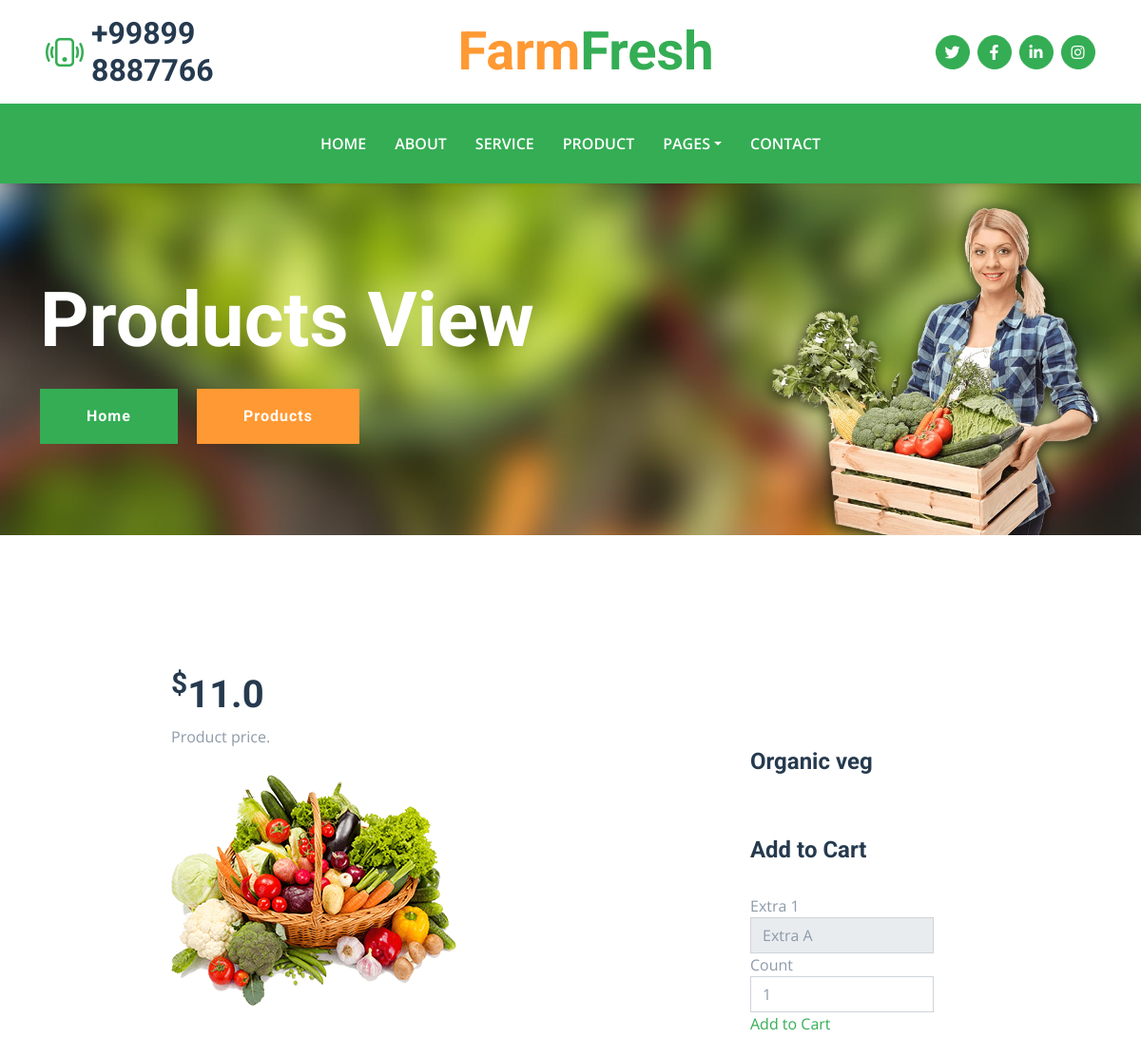
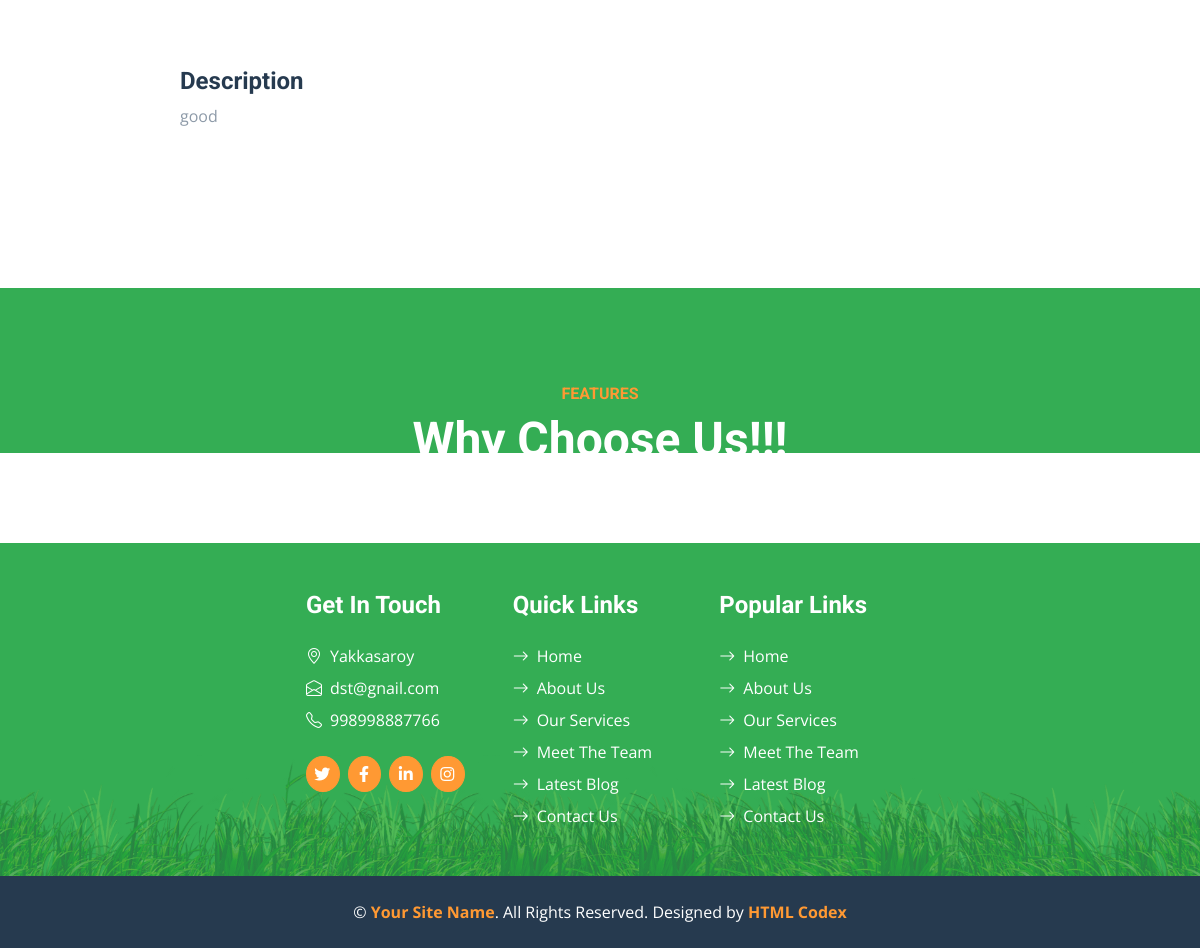
/product-view/1/, run on the app's committed database (2 pictures, top to bottom).
### farmfresh/models.py (models this page shows, shortened)
class Product(models.Model):
    title = models.CharField(max_length=20)
    description = models.CharField(max_length=350)
    price = models.FloatField(default=0)
    product_date = models.DateTimeField()
    update_date = models.DateTimeField(auto_now=True)
    category = models.ForeignKey(Category, on_delete=models.CASCADE)
    image = models.ImageField(upload_to = 'mobile_images')
    class Meta:
        ordering = ['-product_date']

class AboutUs(models.Model):
    adress = models.CharField(max_length=255)
    email = models.EmailField()
    phone_number = models.CharField(max_length=255)
    city = models.ForeignKey(City, on_delete=models.CASCADE)

### farmfresh/views.py (the view)
# urls.py: path('product-view/<int:id>/', ProductView.as_view()),
class ProductView(ListView):
    model=Product
    template_name = 'product_view.html'
    context_object_name = 'product'
    success_url ='/'
    def get_context_data(self, **kwargs):
        context = super(ProductView, self).get_context_data(**kwargs)
        context.update({
            'AboutUs': AboutUs.objects.all(),
            'Feature': Feature.objects.all(),
        })
        return context
    def get_queryset(self):
        return Product.objects.get(id=self.kwargs.get('id'))

### templates/product_view.html (shortened to what this page needs)
{% load static %}
{% load i18n %}
<!DOCTYPE html>
<html lang="en">
<head>
    <link href="https://cdnjs.cloudflare.com/ajax/libs/font-awesome/5.15.0/css/all.min.css" rel="stylesheet">
    <link href="https://cdn.jsdelivr.net/npm/bootstrap-icons@1.4.1/font/bootstrap-icons.css" rel="stylesheet">
    <link href="{% static 'lib/owlcarousel/assets/owl.carousel.min.css' %}" rel="stylesheet">
    <link href="{% static 'css/bootstrap.min.css' %}" rel="stylesheet">
    <link href="{% static 'css/style.css' %}" rel="stylesheet">
</head>
<body>
    <div class="container-fluid px-5 d-none d-lg-block">
        <div class="row gx-5 py-3 align-items-center">
            <div class="col-lg-3">
                <div class="d-flex align-items-center justify-content-start">
                    <i class="bi bi-phone-vibrate fs-1 text-primary me-2"></i>
                    <h2 class="mb-0">+99899 8887766</h2>
                </div>
            </div>
            <div class="col-lg-6">
                <div class="d-flex align-items-center justify-content-center">
                    <a href="index.html" class="navbar-brand ms-lg-5">
                        <h1 class="m-0 display-4 text-primary"><span class="text-secondary">{% trans "Farm" %}</span>{% trans "Fresh"%}</h1>
                    </a>
                </div>
            </div>
            <div class="col-lg-3">
                <div class="d-flex align-items-center justify-content-end">
                    <a class="btn btn-primary btn-square rounded-circle me-2" href="https://www.twitter.com/"><i
                            class="fab fa-twitter"></i></a>
                    <a class="btn btn-primary btn-square rounded-circle me-2" href="https://www.facebook.com/"><i
                            class="fab fa-facebook-f"></i></a>
                    <a class="btn btn-primary btn-square rounded-circle me-2" href="https://www.linkedin.com/"><i
                            class="fab fa-linkedin-in"></i></a>
                    <a class="btn btn-primary btn-square rounded-circle" href="https://www.instagram.com/"><i
                            class="fab fa-instagram"></i></a>
                </div>
            </div>
        </div>
    </div>
    <nav class="navbar navbar-expand-lg bg-primary navbar-dark shadow-sm py-3 py-lg-0 px-3 px-lg-5">
        <div class="collapse navbar-collapse" id="navbarCollapse">
            <div class="navbar-nav mx-auto py-0">
                <a href="{% url 'index' %}" class="nav-item nav-link">{% trans "Home" %}</a>
                <a href="{% url 'about' %}" class="nav-item nav-link">{% trans "About" %}</a>
                <a href="{% url 'service' %}" class="nav-item nav-link">{% trans "Service" %}</a>
                <a href="{% url 'product' %}" class="nav-item nav-link">{% trans "Product" %}</a>
                <div class="nav-item dropdown">
                    <a href="#" class="nav-link dropdown-toggle" data-bs-toggle="dropdown">Pages</a>
                </div>
                <a href="{% url 'contact' %}" class="nav-item nav-link">{% trans "Contact" %}</a>
            </div>
        </div>
    </nav>
    <div class="container-fluid bg-primary py-5 bg-hero mb-5">
        <div class="container py-5">
            <div class="row justify-content-start">
                <div class="col-lg-8 text-center text-lg-start">
                    <h1 class="display-1 text-white mb-md-4">{% trans "Products View" %}</h1>
                    <a href="{%url 'index' %}" class="btn btn-primary py-md-3 px-md-5 me-3">{% trans "Home" %}</a>
                    <a href="{%url 'product' %}" class="btn btn-secondary py-md-3 px-md-5">{% trans "Products" %}</a>
                </div>
            </div>
        </div>
    </div>
    <br>
    <br>
    <br>
    <br>
    <div class="page-heading header-text">
        <div class="page">
            <div class="row">
                <div class="col-md-12">
                    <h1><sup>$</sup>{{product.price}}</h1>
                    <span>
                        Product price.
                    </span>
                </div>
            </div>
        </div>
    </div>
    <div class="services">
        <div class="page">
            <div class="row">
                <div class="col-md-7">
                    <div>
                        <img src="{{product.image.url}}" alt="" class="img-fluid wc-image">
                    </div>
                    <br>
                    <br>
                </div>
                <div class="col-md-5">
                    <div class="sidebar-item recent-posts">
                        <div class="sidebar-heading">
                            <h4>{{product.title}}</h4>
                        </div>
                    </div>
                    <br>
                    <br>
                    <h4>{% trans "Add to Cart" %}</h4>
                    <br>
                    <form action="" method="post">
                        <div class="row">
                            <div class="col-md-6 col-sm-12">
                                <div class="form-group">
                                    <label for="">Extra 1</label>
                                    <select class="form-control">
                                        <option value="0">Extra A</option>
                                    </select>
                                </div>
                            </div>
                        </div>
                        <div class="row">
                            <div class="col-md-6 col-sm-12">
                                <div class="form-group">
                                    <label for="">Count</label>
                                    <input type="text" value="1" required="" class="form-control">
                                </div>
                            </div>
                            <div class="col-lg-12">
                                <div class="form-group">
                                    <a href="#" class="filled-button">Add to Cart</a>
                                </div>
                            </div>
                        </div>
                    </form>
                    <br>
                </div>
            </div>
            <br>
            <h4>Description</h4>
            <p>{{product.description}}</p>
            <br>
            <br>
            <br>
            <br>
        </div>
    </div>
    <div class="container-fluid bg-primary feature py-5 pb-lg-0 my-5">
        <div class="container py-5 pb-lg-0">
            <div class="mx-auto text-center mb-3 pb-2" style="max-width: 500px;">
                <h6 class="text-uppercase text-secondary">{% trans "Features" %}</h6>
                <h1 class="display-5 text-white">{% trans "Why Choose Us!!!" %}</h1>
            </div>
        </div>
    </div>
    <div class="container-fluid bg-footer bg-primary text-white mt-5">
        <div class="footer">
            <div class="row gx-5">
                <div class="col-lg-8 col-md-6">
                    <div class="row gx-5">
                        <div class="col-lg-4 col-md-12 pt-5 mb-5">
                            {% for item in AboutUs %}
                            {% if item.id == 1 %}
                            <h4 class="text-white mb-4">Get In Touch</h4>
                            <div class="d-flex mb-2">
                                <i class="bi bi-geo-alt text-white me-2"></i>
                                <p class="text-white mb-0">{{item.adress}}</p>
                            </div>
                            <div class="d-flex mb-2">
                                <i class="bi bi-envelope-open text-white me-2"></i>
                                <p class="text-white mb-0">{{item.email}}</p>
                            </div>
                            <div class="d-flex mb-2">
                                <i class="bi bi-telephone text-white me-2"></i>
                                <p class="text-white mb-0">{{item.phone_number}}</p>
                            </div>
                            <div class="d-flex mt-4">
                                <a class="btn btn-secondary btn-square rounded-circle me-2"
                                    href="https://www.twitter.com/"><i class="fab fa-twitter"></i></a>
                                <a class="btn btn-secondary btn-square rounded-circle me-2"
                                    href="https://www.facebook.com/"><i class="fab fa-facebook-f"></i></a>
                                <a class="btn btn-secondary btn-square rounded-circle me-2"
                                    href="https://www.linkedin.com/"><i class="fab fa-linkedin-in"></i></a>
                                <a class="btn btn-secondary btn-square rounded-circle" href="https://www.instagram.com/"><i
                                        class="fab fa-instagram"></i></a>
                            </div>
                            {%endif%}
                            {%endfor%}
                        </div>
                        <div class="col-lg-4 col-md-12 pt-0 pt-lg-5 mb-5">
                            <h4 class="text-white mb-4">Quick Links</h4>
                            <div class="d-flex flex-column justify-content-start">
                                <a class="text-white mb-2" href="{% url 'index' %}"><i
                                        class="bi bi-arrow-right text-white me-2"></i>Home</a>
                                <a class="text-white mb-2" href="{% url 'about' %}"><i
                                        class="bi bi-arrow-right text-white me-2"></i>About
                                    Us</a>
                                <a class="text-white mb-2" href="{% url 'service' %}"><i
                                        class="bi bi-arrow-right text-white me-2"></i>Our
                                    Services</a>
                                <a class="text-white mb-2" href="{% url 'team' %}"><i
                                        class="bi bi-arrow-right text-white me-2"></i>Meet The
                                    Team</a>
                                <a class="text-white mb-2" href="{% url 'blog' %}"><i
                                        class="bi bi-arrow-right text-white me-2"></i>Latest
                                    Blog</a>
                                <a class="text-white" href="{% url 'contact' %}"><i
                                        class="bi bi-arrow-right text-white me-2"></i>Contact Us</a>
                            </div>
                        </div>
                        <div class="col-lg-4 col-md-12 pt-0 pt-lg-5 mb-5">
                            <h4 class="text-white mb-4">Popular Links</h4>
                            <div class="d-flex flex-column justify-content-start">
                                <a class="text-white mb-2" href="{% url 'index' %}"><i
                                        class="bi bi-arrow-right text-white me-2"></i>Home</a>
                                <a class="text-white mb-2" href="{% url 'about' %}"><i
                                        class="bi bi-arrow-right text-white me-2"></i>About
                                    Us</a>
                                <a class="text-white mb-2" href="{% url 'service' %}"><i
                                        class="bi bi-arrow-right text-white me-2"></i>Our
                                    Services</a>
                                <a class="text-white mb-2" href="{% url 'team' %}"><i
                                        class="bi bi-arrow-right text-white me-2"></i>Meet The
                                    Team</a>
                                <a class="text-white mb-2" href="{% url 'blog' %}"><i
                                        class="bi bi-arrow-right text-white me-2"></i>Latest
                                    Blog</a>
                                <a class="text-white" href="{% url 'contact' %}"><i
                                        class="bi bi-arrow-right text-white me-2"></i>Contact Us</a>
                            </div>
                        </div>
                    </div>
                </div>
                <div class="col-lg-4 col-md-6 mt-lg-n5">
                </div>
            </div>
        </div>
    </div>
    <div class="container-fluid bg-dark text-white py-4">
        <div class="container text-center">
            <p class="mb-0">&copy; <a class="text-secondary fw-bold" href="#">Your Site Name</a>. All Rights Reserved.
                Designed by <a class="text-secondary fw-bold" href="https://htmlcodex.com">HTML Codex</a></p>
        </div>
    </div>
</body>
</html>

### static/css/style.css (style rules this page uses)
:root { --primary: #34AD54; --secondary: #FF9933; --light: #F6FFF2; --dark: #263A4F; }
.btn { font-family: 'Roboto', sans-serif; letter-spacing: 1px; font-weight: 700; transition: .5s; }
.btn-primary, .btn-secondary { color: #FFFFFF; }
.btn-square { width: 36px; height: 36px; }
.btn-square, .btn-sm-square, .btn-lg-square { padding-left: 0; padding-right: 0; text-align: center; }
.navbar-dark .navbar-nav .nav-link { padding: 30px 15px; font-size: 16px; font-weight: 600; color: #FFFFFF; text-transform: uppercase; transition: .5s; }
.bg-hero { background: url(../img/carousel-1.jpg) top right no-repeat; background-size: cover; }
.bg-footer { background: linear-gradient(rgba(52, 173, 84, .7), rgba(52, 173, 84, .7)), url(../img/footer.png) center bottom no-repeat; background-size: contain; }
@media (min-width: 991.98px) { .bg-footer { margin-top: 90px !important; } }

### templates/product_view.html (style rules this page uses)
.page { padding-left: 15%; }
.footer { text-align: 5%; padding-left: 25%; }

### data on the page
Product: price "11.0", image (picture), title "Organic veg", description "good"
AboutUs: adress "Yakkasaroy", email "dst@gnail.com", phone_number "998998887766"
